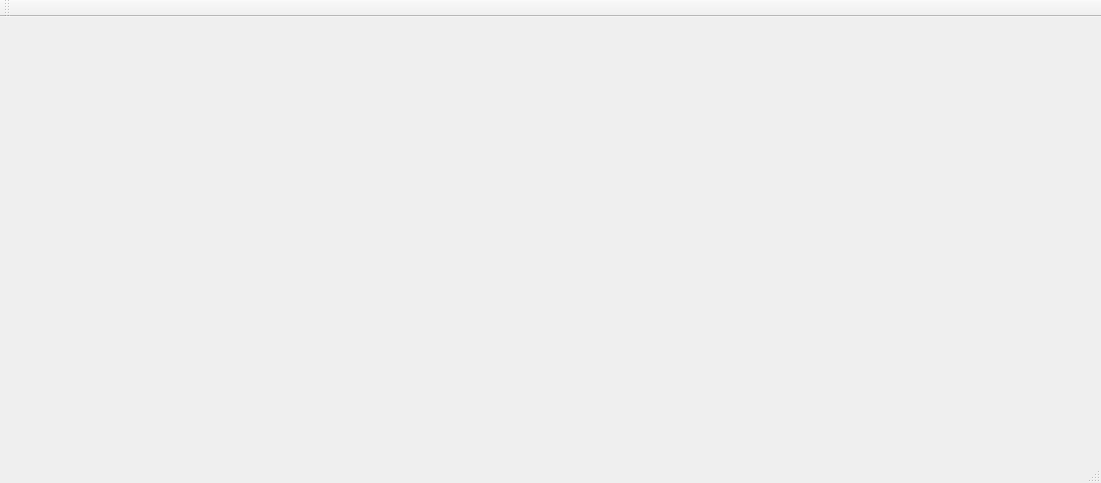
<?xml version="1.0" encoding="UTF-8"?>
<ui version="4.0">
 <class>MainWindow</class>
 <widget class="QMainWindow" name="MainWindow">
  <property name="geometry">
   <rect>
    <x>0</x>
    <y>0</y>
    <width>1101</width>
    <height>483</height>
   </rect>
  </property>
  <property name="windowTitle">
   <string>Lab 6</string>
  </property>
  <property name="styleSheet">
   <string notr="true"/>
  </property>
  <widget class="QWidget" name="centralWidget"/>
  <widget class="QMenuBar" name="menuBar">
   <property name="geometry">
    <rect>
     <x>0</x>
     <y>0</y>
     <width>1101</width>
     <height>21</height>
    </rect>
   </property>
  </widget>
  <widget class="QToolBar" name="mainToolBar">
   <attribute name="toolBarArea">
    <enum>TopToolBarArea</enum>
   </attribute>
   <attribute name="toolBarBreak">
    <bool>false</bool>
   </attribute>
  </widget>
  <widget class="QStatusBar" name="statusBar"/>
 </widget>
 <layoutdefault spacing="6" margin="11"/>
 <resources/>
 <connections/>
</ui>
